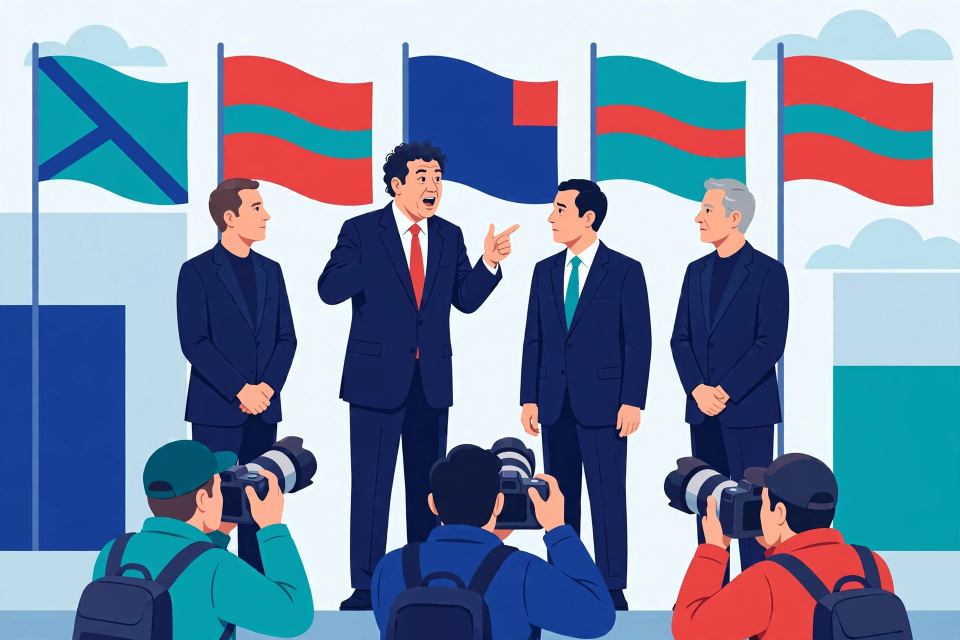
#> input picture assets/v3panel1.png, 1920 x 1280 px (shown at 1/2 size)
$ python draw.py
#> lines starting #> are read from the running program, lines starting #| are printed output that depends on the picture
#!/usr/bin/env python3
"""Draw entry.png: the world news of Tuesday 17 November 2026 on one page.

V3 — a bright, full-colour infographic front page. A navy masthead band
carries the date and the strap "37 STORIES · 8 CONTINENTS · ALL FROM
TUESDAY". Twelve numbered panels pair AI illustrations (assets/v3panel*.png,
generated with no text in them) with PIL-typeset headlines and captions.
A "WHERE IT HAPPENED" world map (coastlines in assets/world.json, drawn
here) plots numbered dots, colour-coded by category, for every story with
a clear location. Twenty-five more stories run as numbered one-liners in
an ALSO ON TUESDAY section. A text-free vintage nautical vignette
(assets/nautical.png) — a large wooden ship's helm wheel over a brass
compass rose, with a small tall ship in the corner — fills the space
beside the map legend. Every panel and brief
carries one emoji that
matches its story, typeset from Noto Color Emoji. All wording is set by
this script, so the text is exact and crisp.

The brief was "funny but serious": the day's lighter, stranger and braver
stories lead, the rest of the day's world follows in brief. Every story
was genuinely reported on Tuesday 17 November 2026:

Panels:
 1. Trump turns the Quad leaders' group photo in Manila into a 10-minute
    impromptu press conference; Modi's "Shall we move?" goes unanswered
    (Bloomberg, 17 Nov 2026).
 2. A five-day wave of US tech outages — Microsoft 365, an FAA ground
    stop, Chase, United, Apple, the NSA — is officially ruled NOT a
    cyberattack (Business Insider tally / CNBC, 17 Nov 2026).
 3. St Andrews scientists sequence a humpback whale's whole genome from
    its blow — "whale snot" (Phys.org, 17 Nov 2026).
 4. Durban lifeguard Mnqobi Nxumalo battles dangerous currents to rescue
    a dog swept out to sea (IOL, 17 Nov 2026).
 5. A Wolves fan strips to his pants behind the goal to jinx Justin
    Kluivert's record third penalty; Kluivert scores anyway — the first
    hat-trick of penalties in Premier League history (The Sun).
 6. Surf lifesaver Charlie Verco, who in June paddled to a shark-attack
    victim at Sydney's Coogee Beach and kept her alive, wins his first
    Shaw and Partners Iron Series race, at Thirroul Beach (AAP wire;
    Sports Rewind Media feature, 17 Nov 2026).
 7. Two passenger trains collide head-on on a bridge beside Prague's
    main station; 46 injured, four seriously, none killed (The Guardian).
 8. Bitcoin stalls below $65,000 after a 12% weekly crash pushes it
    through its 200-week average, a break seen just three times since
    2013; Wintermute warns of a slide into the $50,000s (CoinDesk,
    17 Nov 2026).
 9. The blackout that wasn't: viral posts claim The Simpsons predicted a
    global blackout for today; fact-checkers rate it false — the day's
    real event is a one-minute FEMA alert test (Times Now / PolitiFact).
10. Streamer IShowSpeed, on a livestream video call, greets Barack
    Obama in Indonesian ("Apa kabar, Mr President?"); Obama praises
    his accent. Reported across outlets on 17 Nov (HipHopWired /
    Nairobi News).
11. Ukraine strikes the Kerch Bridge to Crimea for a second day; a road
    span falls into the strait (BBC via Level Headlines daily brief).
12. A homeless woman in Compton, California, refuses to leave eight
    puppies living in a riverbed hole ahead of rainstorms (Parade).

Also on Tuesday (13–37):
13. Iran says two tankers hit naval mines in Hormuz (Reuters / Al Jazeera).
14. A ULA Vulcan rocket fails, destroying 40 Amazon Leo satellites
    (Spaceflight Now).
15. Three goats escape in Rhode Island; one is lassoed by a local couple,
    one is still at large (WJAR / Parade).
16. Mongolian President Khürelsükh resigns amid a corruption scandal
    (Foreign Exchanges world roundup).
17. Canada and China extend trade deals; Beijing cuts tariffs on Canadian
    pork and seafood ahead of APEC (Reuters).
18. Nepal is first promised funding from the UN loss-and-damage fund
    after floods (UN News).
19. Ebola cases in DR Congo pass 11,000, with 5,400 deaths (UN News).
20. Five European states advance a migrant return-hub deal with Rwanda
    (Anadolu morning briefing).
21. WFP warns Gaza's 1.7 million displaced face winter short of food and
    shelter (WFP).
22. NASA's Voyager 1 reaches one light-day from Earth (Space.com).
23. ESA's Hera arrives at the Didymos asteroid system and flies
    rectangular orbits over NASA's DART crash site (Universe Today).
24. Astronomers trace radio pulses to a dead star spinning every eight
    minutes beside a Sun-like star (science reports).
25. Fiona the hippo swallows a knit hat at Cincinnati Zoo and is taken
    off exhibit (USA TODAY Network, 17 Nov 2026).
26. A Zika study backs "man flu": male immune responses differ
    (MedicalXpress, McMaster University).
27. An elephant keeps vigil over a sick companion in Bangladesh
    (Somoy News).
28. Dogs' gut microbes mirror their owners' lifestyles (Phys.org).
29. Roy Keane refuses a mascot's high-five on live TV (All Football).
30. The Leonid meteor shower peaks tonight: up to 15 meteors an hour
    after the moon sets (USA TODAY / Space.com, 17 Nov 2026).
31. About 20 uncontacted Awá people emerge from Brazil's Amazon in
    Maranhão asking for food; first images shared Tuesday (Reuters,
    17 Nov 2026).
32. Melbourne Cup runner So You Are is found dead in a Sydney waste
    facility less than two weeks after the race; an inquiry opens
    (Sydney Morning Herald, reported 17 Nov 2026).
33. COP31's first draft decision reveals deep divisions among the 194
    delegations in Turkey (Le Monde, 17 Nov 2026).
34. A riverboat captain and harbour police pull nine people from the
    Mississippi at New Orleans after a cruise boat capsizes
    (6abc / WWLTV, 17 Nov 2026).
35. LPG tanker Gas Husky sinks off Bulgaria; an air force helicopter
    lifts all 19 Filipino crew from a life raft (Reuters / BTA,
    17 Nov 2026).
36. Trackers follow 48 young emperor penguins from Weddell Sea
    colonies into industrial krill-fishing zones during their first
    year at sea (WHOI / Biological Conservation, 17 Nov 2026).
37. The Barnacle — a yellow suction clamp that blinds bad parkers
    until they pay up — rolls out in Christchurch, Queenstown and
    Wellington (Stuff, 17 Nov 2026; NZ Herald via CarExpert NZ).

Continent check: Asia 8 · Europe 6 · North America 10 · Africa 3 ·
South America 1 (31) · Oceania 2 (6, 32) · Antarctica 1 (36) ·
Zealandia 1 (37 — New Zealand, on the mostly submerged eighth
continent) · space & sky 4 · global 1 (8, the Bitcoin crash — a
worldwide market, so no dot) — eight continents, as the strap says.

Deterministic: committed assets only, no randomness, no timestamps.
Running this script rewrites entry.png beside it, byte for byte.
"""
import json
import os

from PIL import Image, ImageDraw, ImageFont

HERE = os.path.dirname(os.path.abspath(__file__))
W = H = 1024
M = 20

BG = (250, 250, 246)
NAVY = (13, 38, 76)
NAVY2 = (18, 50, 96)
INK = (24, 30, 40)
GRAY = (84, 94, 108)
LGRAY = (150, 160, 172)
BORDER = (178, 194, 210)
PANELBG = (255, 255, 255)
RED = (216, 52, 38)
GOLD = (243, 197, 90)
MAPLAND = (198, 219, 236)
MAPLINE = (140, 170, 198)
MAPSEA = (238, 245, 250)

CATS = {
    "WAR":    ((212, 61, 42),  "War & security"),
    "POL":    ((36, 86, 166),  "Politics"),
    "TECH":   ((13, 122, 120), "Economy & tech"),
    "HEALTH": ((56, 142, 60),  "Health & climate"),
    "SPORT":  ((230, 126, 34), "Sport"),
    "HERO":   ((183, 121, 12), "Heroes"),
    "SCI":    ((131, 62, 166), "Science"),
    "ODD":    ((170, 105, 55), "Odd & offbeat"),
}

NOTO = "/usr/share/fonts/truetype/noto"
SANS_BLACK = f"{NOTO}/NotoSans-Black.ttf"
SANS_XB = f"{NOTO}/NotoSans-ExtraBold.ttf"
SANS_B = f"{NOTO}/NotoSans-Bold.ttf"
SANS_R = f"{NOTO}/NotoSans-Regular.ttf"
SANS_CB = f"{NOTO}/NotoSans-CondensedBold.ttf"
SANS_CXB = f"{NOTO}/NotoSans-CondensedExtraBold.ttf"
EMOJI_TTF = f"{NOTO}/NotoColorEmoji.ttf"


def font(path, size):
    return ImageFont.truetype(path, size)


def tw(d, s, f):
    return d.textlength(s, font=f)


def wrap(d, s, f, max_w):
    words, lines, cur = s.split(), [], ""
    for w_ in words:
        t = (cur + " " + w_).strip()
        if tw(d, t, f) <= max_w:
            cur = t
        else:
            if cur:
                lines.append(cur)
            cur = w_
    if cur:
        lines.append(cur)
    return lines


def crop_to_aspect(im, target_w, target_h, focus=0.5):
    """Crop im to the target aspect ratio (focus = vertical centre of the
    crop window, 0..1), then resize to it."""
    src_ratio = im.width / im.height
    dst_ratio = target_w / target_h
    if src_ratio > dst_ratio:
        nw = int(im.height * dst_ratio)
        x0 = (im.width - nw) // 2
        im = im.crop((x0, 0, x0 + nw, im.height))
    else:
        nh = int(im.width / dst_ratio)
        y0 = int((im.height - nh) * focus)
        im = im.crop((0, y0, im.width, y0 + nh))
    return im.resize((target_w, target_h), Image.LANCZOS)


# ---------------- emoji (Noto Color Emoji, rendered once, cached) ----------
_emoji_cache = {}


def emoji_img(ch, h):
    if ch not in _emoji_cache:
        tile = Image.new("RGBA", (140, 140), (0, 0, 0, 0))
        td = ImageDraw.Draw(tile)
        td.text((6, 6), ch, font=font(EMOJI_TTF, 109), embedded_color=True)
        bbox = tile.getbbox()
        _emoji_cache[ch] = tile.crop(bbox) if bbox else tile
    src = _emoji_cache[ch]
    w = max(1, round(src.width * h / src.height))
    return src.resize((w, h), Image.LANCZOS)


def paste_emoji(img, ch, x, y, h):
    e = emoji_img(ch, h)
    img.paste(e, (int(x), int(y)), e)
    return e.width


img = Image.new("RGB", (W, H), BG)
d = ImageDraw.Draw(img)


def spaced_width(s, f, tracking):
    return sum(tw(d, ch, f) for ch in s) + tracking * (len(s) - 1)


def draw_spaced(s, f, cx, y, color, tracking):
    x = cx - spaced_width(s, f, tracking) / 2
#> x = 278.9
    for ch in s:
        d.text((x, y), ch, font=f, fill=color)
        x += tw(d, ch, f) + tracking
#> this loop made 24 passes
#> x on passes 1 to 8: 298.7, 321.5, 341.7, 355.4, 383.2, 406.7, 428.3, 447
#> after the loop, x = 752.1


def center(d_, s, f, y, color=INK):
    d_.text(((W - tw(d_, s, f)) / 2, y), s, font=f, fill=color)


# ---------------- masthead ----------------
draw_spaced("THE WORLD IN ONE PICTURE", font(SANS_BLACK, 21), W / 2, 8, NAVY, 7)
d.rectangle([M, 38, W - M, 41], fill=RED)
d.rectangle([M, 46, W - M, 120], fill=NAVY)
d.rectangle([M, 46, W - M, 49], fill=NAVY2)
date_f = font(SANS_XB, 43)
date_s = "TUESDAY 17 NOVEMBER 2026"
while tw(d, date_s, date_f) > W - 2 * M - 30:
    date_f = font(SANS_XB, date_f.size - 1)
#> this loop made 0 passes
center(d, date_s, date_f, 52, (255, 255, 255))
draw_spaced("37 STORIES · 8 CONTINENTS · ALL FROM TUESDAY",
            font(SANS_CB, 15), W / 2, 97, GOLD, 3)
#> the loop in draw_spaced (call 2), `for ch in s:` made 44 passes
#> x on passes 1 to 8: 270.5, 283, 290.8, 303.3, 315.4, 330.2, 343.7, 351.1
center(d, "Thirty-seven stories that defined the day — the funny, the strange, the brave",
       font(SANS_R, 14), 126, GRAY)
d.rectangle([M, 144, W - M, 146], fill=BORDER)

# ---------------- panels ----------------
PANELS = [
    # num, eyebrow, cat, art, emoji, headline, caption, focus
    (1, "DIPLOMACY · ASIA", "POL", "v3panel1.png", "📸",
     "TRUMP HIJACKS THE FAMILY PHOTO",
     "Modi's \u201cShall we move?\u201d went unanswered as three leaders "
     "waited out the presser.", 0.35),
    (2, "TECH · AMERICAS", "TECH", "v3panel2.png", "💻",
     "IT ALL BROKE. NOBODY HACKED IT.",
     "Microsoft, the FAA, Chase, United, Apple, the NSA: not hackers, "
     "just upgrades.", 0.5),
    (3, "SCIENCE · EUROPE", "SCI", "v3panel3.png", "🐋",
     "A GENOME FROM WHALE SNOT",
     "St Andrews read a humpback's genome from its blow. "
     "No biopsies.", 0.5),
    (4, "HEROES · AFRICA", "HERO", "v3panel4.png", "🛟",
     "INTO THE SURF FOR A DOG",
     "A Durban lifeguard fought dangerous currents to rescue a dog "
     "swept out to sea.", 0.55),
    (5, "SPORT · EUROPE", "SPORT", "v3panel5.png", "⚽",
     "BARED ALL. SCORED ANYWAY.",
     "A Wolves fan stripped to jinx a record third penalty. "
     "Kluivert scored anyway.", 0.5),
    (6, "HEROES · OCEANIA", "HERO", "v3panel6.png", "🦈",
     "SHARK-ATTACK HERO WINS HIS FIRST TITLE",
     "Five months after the Coogee shark rescue, Verco wins "
     "at Thirroul.", 0.5),
    (7, "CRASH · EUROPE", "WAR", "v3panel7.png", "🚆",
     "TRAINS MEET HEAD-ON IN PRAGUE",
     "Two trains collide on a Prague bridge: 46 injured, four "
     "seriously, none killed.", 0.5),
    (8, "CRYPTO · GLOBAL", "TECH", "v3panel8.png", "🪙",
     "BITCOIN BREAKS ITS LIFELINE",
     "A 12% weekly crash knocks Bitcoin under $65,000, through "
     "its 200-week average.", 0.45),
    (9, "HOAX · AMERICAS", "TECH", "v3panel9.png", "📵",
     "THE BLACKOUT THAT WASN'T",
     "Viral posts said The Simpsons predicted a global blackout. "
     "Fact-checkers: false.", 0.5),
    (10, "VIRAL · ASIA", "POL", "v3panel10.png", "🎤",
     "\u2018APA KABAR, MR PRESIDENT?\u2019",
     "On his livestream, Speed greets Obama in Indonesian: "
     "\u2018Apa kabar, Mr President?\u2019", 0.5),
    (11, "WAR · EUROPE", "WAR", "v3panel11.png", "🌉",
     "SPAN DOWN IN THE STRAIT",
     "Ukraine hits the Kerch Bridge to Crimea again; a road span "
     "drops into the strait.", 0.5),
    (12, "HEROES · AMERICAS", "HERO", "v3panel12.png", "🐶",
     "EIGHT PUPPIES, ONE HERO",
     "A homeless Compton woman refuses to leave eight puppies in "
     "a flooding riverbed.", 0.45),
]

PW, PH, GAP = 240, 144, 8
GX, GY = M, 148
ART_W, ART_H = PW - 14, 52
for num, tag, cat, art_file, emo, head, cap, focus in PANELS:
    i = num - 1
    px = GX + (i % 4) * (PW + GAP)
    py = GY + (i // 4) * (PH + GAP)
    ccol = CATS[cat][0]
    d.rectangle([px, py, px + PW, py + PH], fill=PANELBG, outline=BORDER, width=2)
    d.rectangle([px, py, px + PW, py + 5], fill=ccol)
    # number badge
    bcx, bcy, br = px + 17, py + 19, 11
    d.ellipse([bcx - br, bcy - br, bcx + br, bcy + br], fill=RED)
    nf = font(SANS_B, 12 if num < 10 else 11)
    ns = str(num)
    d.text((bcx - tw(d, ns, nf) / 2, bcy - nf.size / 2 - 1), ns, font=nf,
           fill=(255, 255, 255))
    d.text((px + 33, py + 11), tag, font=font(SANS_CB, 12), fill=ccol)
    art = Image.open(os.path.join(HERE, "assets", art_file)).convert("RGB")
#> art is the input picture: PIL image 1920x1280 RGB; mean R, G, B 124, 141.5, 167.5
    art = crop_to_aspect(art, ART_W, ART_H, focus)
#> in crop_to_aspect, `im = im.crop((0, y0, im.width, y0 + nh))`:
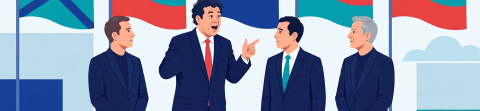
#> im: PIL image 1920x441 RGB (shown at 1/4 size); mean R, G, B 138.2, 147.7, 172
#> in crop_to_aspect, `return im.resize((target_w, target_h), Image.LANCZOS)`:
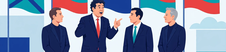
#> returned value: PIL image 226x52 RGB; mean R, G, B 138.2, 147.5, 171.7
    img.paste(art, (px + 7, py + 27))
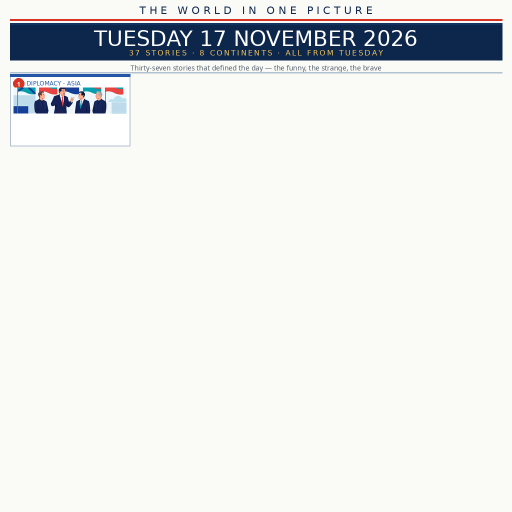
#> img: PIL image 1024x1024 RGB (shown at 1/2 size); mean R, G, B 232.5, 233.7, 232.9
    d.rectangle([px + 7, py + 27, px + 7 + ART_W, py + 27 + ART_H],
                outline=BORDER, width=1)
    # headline: emoji first, then up to two lines
    hf = font(SANS_CXB, 16)
    hy = py + 83
    ew = paste_emoji(img, emo, px + 8, hy, 16)
#> in emoji_img, `bbox = tile.getbbox()`: bbox = (11, 31, 66, 127)
#> in emoji_img, `src = _emoji_cache[ch]`:
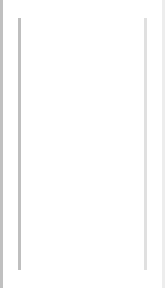
#> src: PIL image 55x96 RGBA (shown 3 times larger); mean R, G, B, A 81.1, 81.1, 81.1, 81.1; transparent parts drawn white
#> ew = 9
    first_w = PW - 16 - ew - 5
#> first_w = 210
    lines, cur = [], ""
    for w_ in head.split():
        t = (cur + " " + w_).strip()
        lim = first_w if not lines else PW - 16
        if tw(d, t, hf) <= lim:
            cur = t
        else:
            lines.append(cur)
            cur = w_
#> this loop made 5 passes
#> lim on passes 1 to 5: 210, 210, 210, 210, 224
#> after the loop, lines = ['TRUMP HIJACKS THE']
    if cur:
        lines.append(cur)
    for li, line in enumerate(lines[:2]):
        lx = px + 8 + (ew + 5 if li == 0 else 0)
        d.text((lx, hy + li * 16), line, font=hf, fill=INK)
#> this loop made 2 passes
#> (li, line, lx) on passes 1 to 2: (0, 'TRUMP HIJACKS THE', 42), (1, 'FAMILY PHOTO', 28)
    cy = hy + min(len(lines), 2) * 16 + 2
#> cy = 265
    cf = font(SANS_R, 11)
    for line in wrap(d, cap, cf, PW - 16)[:2]:
#> in wrap, `words, lines, cur = s.split(), [], ""`: words = ["Modi's", '“Shall', 'we', 'move?”', 'went', 'unanswered', 'as', 'three', 'leaders', 'waited', 'out', 'the', 'presser.']; cur = ''
        d.text((px + 8, cy), line, font=cf, fill=GRAY)
        cy += 13
#> this loop made 2 passes
#> after the loop, cy = 291
#> pass 2 of the loop `for num, tag, cat, art_file, emo, head, cap, focus in PANELS:`:
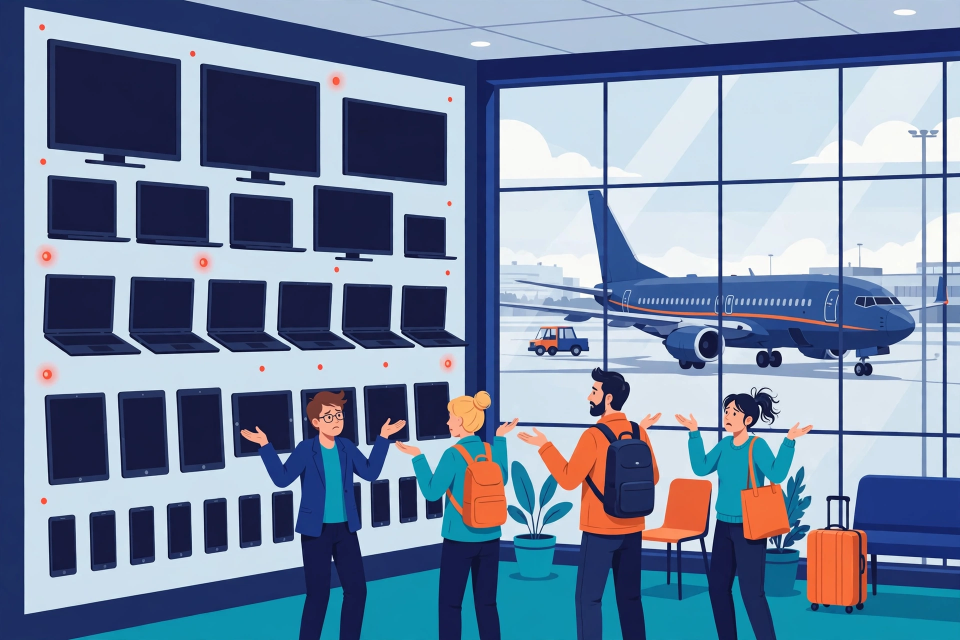
#> input picture assets/v3panel2.png, 1920 x 1280 px (shown at 1/2 size)
#> art is the input picture: PIL image 1920x1280 RGB; mean R, G, B 117.3, 135.2, 161.7
#> in crop_to_aspect (call 2), `im = im.crop((0, y0, im.width, y0 + nh))`:
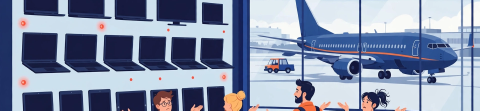
#> im: PIL image 1920x441 RGB (shown at 1/4 size); mean R, G, B 133, 144.3, 169.7
#> `img.paste(art, (px + 7, py + 27))`:
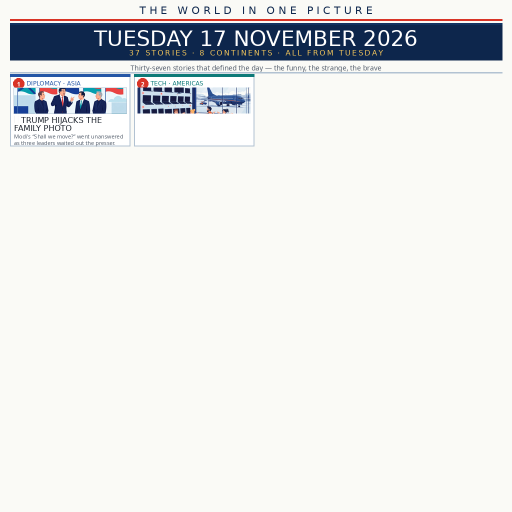
#> img: PIL image 1024x1024 RGB (shown at 1/2 size); mean R, G, B 230.4, 231.9, 231.6
#> the loop `for w_ in head.split():` made 6 passes
#> after the loop `for w_ in head.split():`: lines = ['IT ALL BROKE. NOBODY']
#> the loop `for li, line in enumerate(lines[:2]):` made 2 passes
#> (li, line, lx) on passes 1 to 2: (0, 'IT ALL BROKE. NOBODY', 290), (1, 'HACKED IT.', 276)
#> `cy = hy + min(len(lines), 2) * 16 + 2`: cy = 265
#> the loop `for line in wrap(d, cap, cf, PW - 16)[:2]:` made 2 passes
#> after the loop `for line in wrap(d, cap, cf, PW - 16)[:2]:`: cy = 291
#> pass 3 of the loop `for num, tag, cat, art_file, emo, head, cap, focus in PANELS:`:
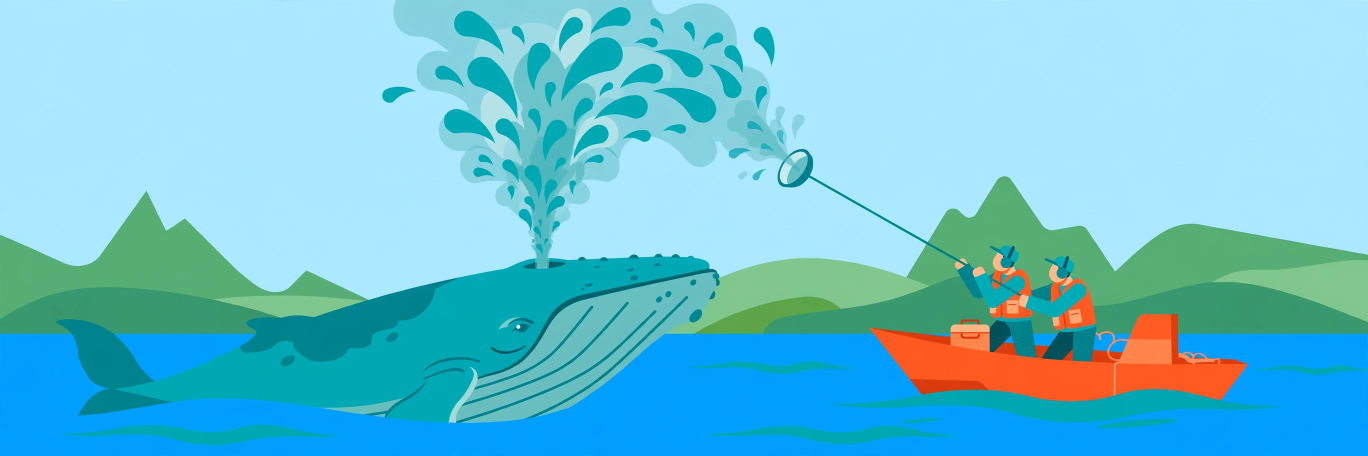
#> input picture assets/v3panel3.png, 2736 x 912 px (shown at 1/2 size)
#> art is the input picture: PIL image 2736x912 RGB; mean R, G, B 109.2, 195.4, 214.8
#> in crop_to_aspect (call 3), `im = im.crop((0, y0, im.width, y0 + nh))`:
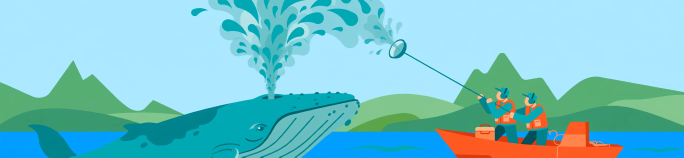
#> im: PIL image 2736x629 RGB (shown at 1/4 size); mean R, G, B 120.7, 197.3, 205.1
#> `img.paste(art, (px + 7, py + 27))`:
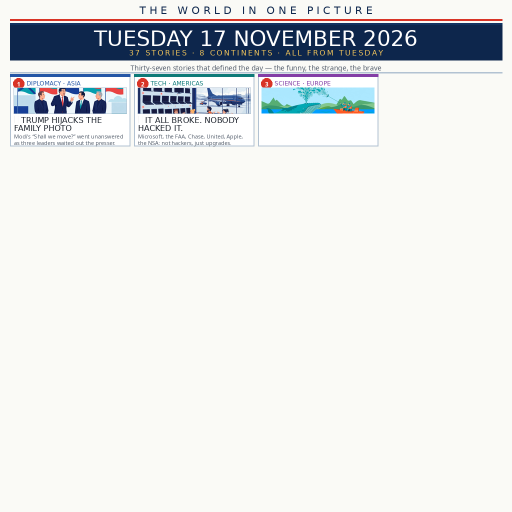
#> img: PIL image 1024x1024 RGB (shown at 1/2 size); mean R, G, B 228.4, 230.7, 230.8
#> after the loop `for w_ in head.split():`: lines = ['A GENOME FROM WHALE']
#> the loop `for li, line in enumerate(lines[:2]):` made 2 passes
#> (li, line, lx) on passes 1 to 2: (0, 'A GENOME FROM WHALE', 538), (1, 'SNOT', 524)
#> `cy = hy + min(len(lines), 2) * 16 + 2`: cy = 265
#> the loop `for line in wrap(d, cap, cf, PW - 16)[:2]:` made 2 passes
#> after the loop `for line in wrap(d, cap, cf, PW - 16)[:2]:`: cy = 291
#> (the run stopped early here; a loop or call above may not have finished)
